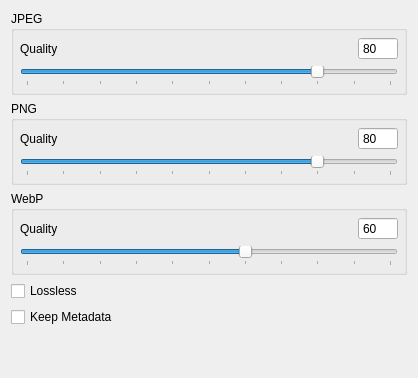
               <widget class="QWidget" name="byQuality_StackedWidgetPage">
                <layout class="QVBoxLayout" name="verticalLayout_7">
                 <item>
                  <widget class="QWidget" name="qualityContainer_Widget" native="true">
                   <layout class="QVBoxLayout" name="verticalLayout_6">
                    <property name="leftMargin">
                     <number>0</number>
                    </property>
                    <property name="topMargin">
                     <number>0</number>
                    </property>
                    <property name="rightMargin">
                     <number>0</number>
                    </property>
                    <property name="bottomMargin">
                     <number>0</number>
                    </property>
                    <item>
                     <widget class="QGroupBox" name="JPEGOptions_GroupBox">
                      <property name="title">
                       <string>JPEG</string>
                      </property>
                      <layout class="QGridLayout" name="gridLayout_2">
                       <property name="leftMargin">
                        <number>6</number>
                       </property>
                       <property name="topMargin">
                        <number>6</number>
                       </property>
                       <property name="rightMargin">
                        <number>6</number>
                       </property>
                       <property name="bottomMargin">
                        <number>6</number>
                       </property>
                       <item row="1" column="0" colspan="3">
                        <widget class="QSlider" name="JPEGQuality_Slider">
                         <property name="minimum">
                          <number>0</number>
                         </property>
                         <property name="maximum">
                          <number>100</number>
                         </property>
                         <property name="value">
                          <number>80</number>
                         </property>
                         <property name="orientation">
                          <enum>Qt::Horizontal</enum>
                         </property>
                         <property name="tickPosition">
                          <enum>QSlider::TicksBelow</enum>
                         </property>
                         <property name="tickInterval">
                          <number>10</number>
                         </property>
                        </widget>
                       </item>
                       <item row="0" column="2">
                        <widget class="QSpinBox" name="JPEGQuality_SpinBox">
                         <property name="minimumSize">
                          <size>
                           <width>40</width>
                           <height>0</height>
                          </size>
                         </property>
                         <property name="readOnly">
                          <bool>false</bool>
                         </property>
                         <property name="buttonSymbols">
                          <enum>QAbstractSpinBox::NoButtons</enum>
                         </property>
                         <property name="maximum">
                          <number>100</number>
                         </property>
                         <property name="value">
                          <number>80</number>
                         </property>
                        </widget>
                       </item>
                       <item row="0" column="0">
                        <widget class="QLabel" name="JPEGQuality_Label">
                         <property name="text">
                          <string>Quality</string>
                         </property>
                        </widget>
                       </item>
                       <item row="0" column="1">
                        <spacer name="horizontalSpacer_5">
                         <property name="orientation">
                          <enum>Qt::Horizontal</enum>
                         </property>
                         <property name="sizeHint" stdset="0">
                          <size>
                           <width>40</width>
                           <height>20</height>
                          </size>
                         </property>
                        </spacer>
                       </item>
                      </layout>
                     </widget>
                    </item>
                    <item>
                     <widget class="QGroupBox" name="PNGOptions_GroupBox">
                      <property name="title">
                       <string>PNG</string>
                      </property>
                      <layout class="QGridLayout" name="gridLayout">
                       <property name="leftMargin">
                        <number>6</number>
                       </property>
                       <property name="topMargin">
                        <number>6</number>
                       </property>
                       <property name="rightMargin">
                        <number>6</number>
                       </property>
                       <property name="bottomMargin">
                        <number>6</number>
                       </property>
                       <property name="spacing">
                        <number>6</number>
                       </property>
                       <item row="0" column="2">
                        <widget class="QSpinBox" name="PNGQuality_SpinBox">
                         <property name="minimumSize">
                          <size>
                           <width>40</width>
                           <height>0</height>
                          </size>
                         </property>
                         <property name="buttonSymbols">
                          <enum>QAbstractSpinBox::NoButtons</enum>
                         </property>
                         <property name="maximum">
                          <number>100</number>
                         </property>
                         <property name="value">
                          <number>80</number>
                         </property>
                        </widget>
                       </item>
                       <item row="1" column="0" colspan="3">
                        <widget class="QSlider" name="PNGQuality_Slider">
                         <property name="maximum">
                          <number>100</number>
                         </property>
                         <property name="value">
                          <number>80</number>
                         </property>
                         <property name="orientation">
                          <enum>Qt::Horizontal</enum>
                         </property>
                         <property name="tickPosition">
                          <enum>QSlider::TicksBelow</enum>
                         </property>
                         <property name="tickInterval">
                          <number>10</number>
                         </property>
                        </widget>
                       </item>
                       <item row="0" column="0">
                        <widget class="QLabel" name="PNGQuality_Label">
                         <property name="text">
                          <string>Quality</string>
                         </property>
                        </widget>
                       </item>
                       <item row="0" column="1">
                        <spacer name="horizontalSpacer_4">
                         <property name="orientation">
                          <enum>Qt::Horizontal</enum>
                         </property>
                         <property name="sizeHint" stdset="0">
                          <size>
                           <width>40</width>
                           <height>20</height>
                          </size>
                         </property>
                        </spacer>
                       </item>
                      </layout>
                     </widget>
                    </item>
                    <item>
                     <widget class="QGroupBox" name="WebPOptions_GroupBox">
                      <property name="title">
                       <string>WebP</string>
                      </property>
                      <layout class="QGridLayout" name="gridLayout_3">
                       <property name="leftMargin">
                        <number>6</number>
                       </property>
                       <property name="topMargin">
                        <number>6</number>
                       </property>
                       <property name="rightMargin">
                        <number>6</number>
                       </property>
                       <property name="bottomMargin">
                        <number>6</number>
                       </property>
                       <item row="0" column="0">
                        <widget class="QLabel" name="WebPQuality_Label">
                         <property name="text">
                          <string>Quality</string>
                         </property>
                        </widget>
                       </item>
                       <item row="0" column="1">
                        <spacer name="horizontalSpacer_6">
                         <property name="orientation">
                          <enum>Qt::Horizontal</enum>
                         </property>
                         <property name="sizeHint" stdset="0">
                          <size>
                           <width>288</width>
                           <height>20</height>
                          </size>
                         </property>
                        </spacer>
                       </item>
                       <item row="0" column="2">
                        <widget class="QSpinBox" name="WebPQuality_SpinBox">
                         <property name="minimumSize">
                          <size>
                           <width>40</width>
                           <height>0</height>
                          </size>
                         </property>
                         <property name="readOnly">
                          <bool>false</bool>
                         </property>
                         <property name="buttonSymbols">
                          <enum>QAbstractSpinBox::NoButtons</enum>
                         </property>
                         <property name="maximum">
                          <number>100</number>
                         </property>
                         <property name="value">
                          <number>60</number>
                         </property>
                        </widget>
                       </item>
                       <item row="1" column="0" colspan="3">
                        <widget class="QSlider" name="WebPQuality_Slider">
                         <property name="minimum">
                          <number>0</number>
                         </property>
                         <property name="maximum">
                          <number>100</number>
                         </property>
                         <property name="value">
                          <number>60</number>
                         </property>
                         <property name="orientation">
                          <enum>Qt::Horizontal</enum>
                         </property>
                         <property name="tickPosition">
                          <enum>QSlider::TicksBelow</enum>
                         </property>
                         <property name="tickInterval">
                          <number>10</number>
                         </property>
                        </widget>
                       </item>
                      </layout>
                     </widget>
                    </item>
                   </layout>
                  </widget>
                 </item>
                 <item>
                  <widget class="QCheckBox" name="lossless_CheckBox">
                   <property name="text">
                    <string>Lossless</string>
                   </property>
                   <property name="iconSize">
                    <size>
                     <width>16</width>
                     <height>16</height>
                    </size>
                   </property>
                  </widget>
                 </item>
                 <item>
                  <widget class="QCheckBox" name="keepMetadata_CheckBox">
                   <property name="text">
                    <string>Keep Metadata</string>
                   </property>
                  </widget>
                 </item>
                 <item>
                  <spacer name="verticalSpacer">
                   <property name="orientation">
                    <enum>Qt::Vertical</enum>
                   </property>
                   <property name="sizeHint" stdset="0">
                    <size>
                     <width>20</width>
                     <height>40</height>
                    </size>
                   </property>
                  </spacer>
                 </item>
                </layout>
               </widget>
